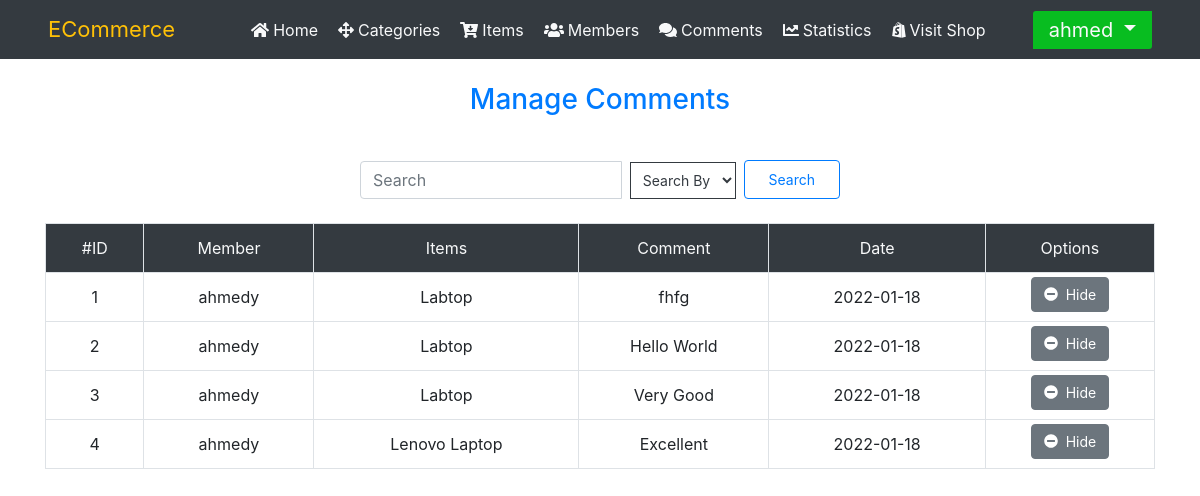
The page /Admin/comments.php?do=Manage (signed in) on the database its author committed.
### tables this page shows
CREATE TABLE `comments` (
  `ID` int NOT NULL AUTO_INCREMENT,
  `Comment` text,
  `Status` tinyint NOT NULL DEFAULT '1',
  `Date` date NOT NULL,
  `itemID` int NOT NULL,
  `MemberID` int NOT NULL,
  `Rating` int DEFAULT NULL,
  PRIMARY KEY (`ID`),
  KEY `FK_itemID` (`itemID`),
  KEY `FK_MemberID` (`MemberID`),
  CONSTRAINT `FK_itemID` FOREIGN KEY (`itemID`) REFERENCES `items` (`ID`) ON DELETE CASCADE ON UPDATE CASCADE,
  CONSTRAINT `FK_MemberID` FOREIGN KEY (`MemberID`) REFERENCES `login` (`userID`) ON DELETE CASCADE ON UPDATE CASCADE
);

CREATE TABLE `items` (
  `ID` int NOT NULL AUTO_INCREMENT,
  `Name` varchar(100) NOT NULL,
  `Description` text,
  `Price` float NOT NULL,
  `AddDate` date NOT NULL,
  `CountryMade` varchar(100) DEFAULT NULL,
  `Status` tinyint NOT NULL DEFAULT '1',
  `Cat_ID` int NOT NULL,
  `Member_ID` int NOT NULL,
  `Image` varchar(255) NOT NULL,
  `Approve` tinyint NOT NULL DEFAULT '1',
  PRIMARY KEY (`ID`),
  KEY `FK_Member_ID` (`Member_ID`),
  CONSTRAINT `FK_Member_ID` FOREIGN KEY (`Member_ID`) REFERENCES `login` (`userID`) ON DELETE CASCADE ON UPDATE CASCADE
);

### Admin/comments.php (the view, shortened to what this page needs)
<?php
if(isset($_SESSION['userName'])){
    include "./includes/template/init.php";
    $do = isset($_GET["do"])? $_GET["do"] : "?do=Manage";
    if($do == "Manage" || $do == ""){
        ?>
        <div class="container">
        <h3 class=" text-primary text-center m-4">Manage Comments</h3>
        <div class=" d-flex align-items-center justify-content-center">
    <form method="GET">
<div class="input-group align-items-end mb-4">
  <input type="text" name = "element" class="form-control" placeholder="Search">
  <div class="input-group-append mx-2">
    <select name="searchBy" class="btn btn-outline-dark p-2">
    <option class="btn-light" value="member">Search By</option>
    </select>
  </div>
  <input type="submit" value="Search" class="btn btn-outline-primary p-2 px-4" placeholder="Search">
</div>
    </form></div>
        <div class="table-responsive">
            <table class="table table-bordered text-center">
                <tr class="bg-dark text-light">
                    <td>#ID</td>
                    <td>Member</td>
                    <td>Items</td>
                    <td>Comment</td>
                    <td>Date</td>
                    <td>Options</td>
                </tr>
                <?php
                if(isset($_GET["searchBy"]) && $_GET["searchBy"] == "member"){
                    filter_var($_GET["element"], FILTER_SANITIZE_STRING);
                    filter_var($_GET["searchBy"], FILTER_SANITIZE_STRING);
                    $stmt=$con->prepare("SELECT comments.*, items.Name AS Item_Name, login.userName AS Member_Name
                    FROM comments
                    JOIN login
                    ON comments.MemberID = login.userID
                    JOIN items
                    ON comments.itemID = items.ID WHERE login.userName LIKE ? ORDER BY comments.Status");
                    $stmt->execute(array('%'.$_GET["element"].'%'));
                }else{
                    $stmt=$con->prepare("SELECT comments.*, items.Name AS Item_Name, login.userName AS Member_Name
                    FROM comments
                    JOIN login
                    ON comments.MemberID = login.userID
                    JOIN items
                    ON comments.itemID = items.ID ORDER BY comments.Status");
                    $stmt->execute();
                }
                    $myData = $stmt->fetchAll();
                for($i=0; $i<count($myData); $i++){
                    ?>
                <tr class=" op">
                    <td><?php echo $myData[$i]['ID']; ?></td>
                    <td><?php echo $myData[$i]["Member_Name"]; ?></td>
                    <td><?php echo $myData[$i]["Item_Name"]; ?></td>
                    <td class="px-1"><?php echo $myData[$i]["Comment"]; ?></td>
                    <td><?php echo $myData[$i]["Date"]; ?></td>
                    <td class="p-0  bgBtn">
                        <div class="text-center">
                            <?php if($myData[$i]["Status"] == 0){?>
                                <a href="?do=Approve&ID=<?php echo intval($myData[$i]['ID']); ?>" class='btn m-1 btn-primary '><i class='far fa-star mr-2'></i>Approve</a></div>
                        <?php }else {?>
                            <a href="?do=Hide&ID=<?php echo intval($myData[$i]['ID']); ?>" class='m-1 btn btn-secondary '><i class='fas fa-minus-circle mr-2'></i>Hide</a></div>
                            <?php } ?>
                    </td>
                </tr>
                <?php } ?>
            </table>
        </div>
    </div>
    <?php
    }
}else{
    Redirected("<div class='alert alert-danger m-4'>You Must Login</div>", 3);
}
include "./includes/template/footer.inc.php";
?>

### Admin/layout/css/stylecss.css (style rules this page uses)
* { margin: 0; padding: 0; box-sizing: border-box; }
.form-control, .myBtn { margin: 20px 0; }
.d-flex { flex-wrap: wrap; }

### Admin/layout/css/comments.css (style rules this page uses)
.input-group { width: 30rem; }
.d-flex { flex-wrap: wrap; }
.btn { font-size: 14px !important; }

### rows shown on the page
comments: ID "1", MemberID.userName "ahmedy", itemID.Name "Labtop", Comment "fhfg", Date "2022-01-18"
comments: ID "2", MemberID.userName "ahmedy", itemID.Name "Labtop", Comment "Hello World", Date "2022-01-18"
comments: ID "3", MemberID.userName "ahmedy", itemID.Name "Labtop", Comment "Very Good", Date "2022-01-18"
comments: ID "4", MemberID.userName "ahmedy", itemID.Name "Lenovo Laptop", Comment "Excellent", Date "2022-01-18"

### other values the page prints
$_SESSION["userName"] "ahmed"
